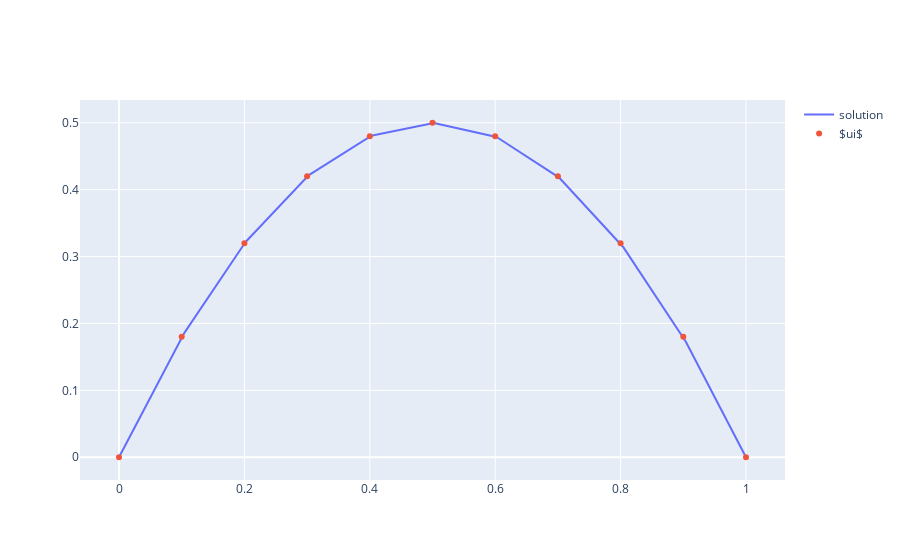

This figure's notebook cell:
### Code cell
x, u = interpolate(ui)

fig = go.Figure(data=[
    go.Scatter(x=x, y=u, mode='lines', name="solution"),
    go.Scatter(x=s, y=ui, mode='markers', name="$ui$"),
])
plotly.iplot(fig)

### Figure 1 — Plotly figure (JSON) as saved in the notebook; plotly's stock layout.template omitted (floating-point values rounded to 4 significant figures; data arrays with more than 128 entries replaced by an {"elided": "..."} marker saying what was removed)
{"data": [{"mode": "lines", "name": "solution", "type": "scatter", "x": {"elided": "500 float values"}, "y": {"elided": "500 float values"}}, {"mode": "markers", "name": "$ui$", "type": "scatter", "x": [0, 0.1, 0.2, 0.3, 0.4, 0.5, 0.6, 0.7, 0.8, 0.9, 1], "y": [0, 0.18, 0.32, 0.42, 0.48, 0.5, 0.48, 0.42, 0.32, 0.18, 0]}], "layout": {}}
